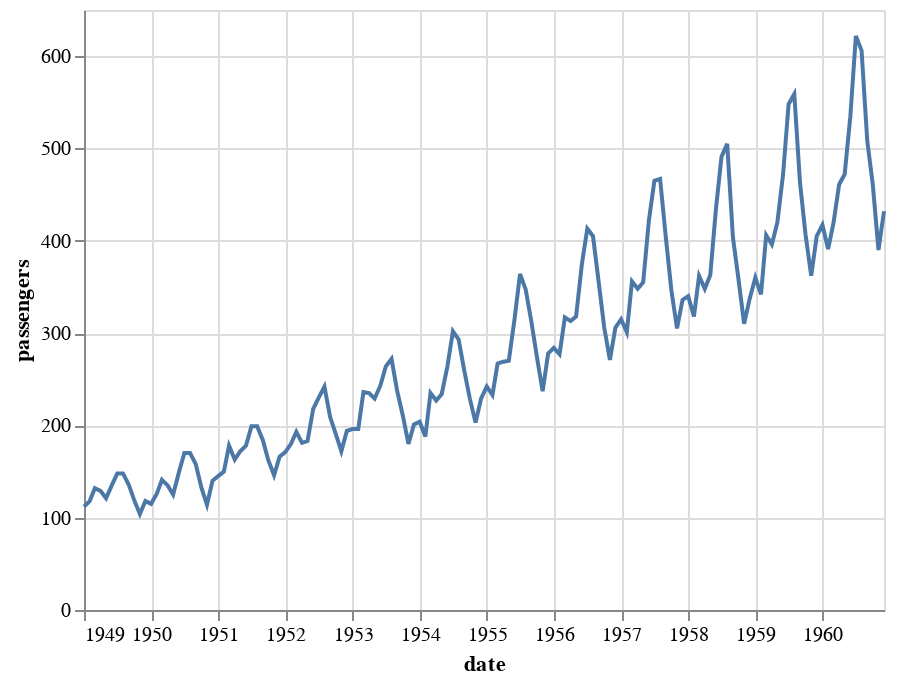

Source (notebook cell):
### Markdown cell above
## Altair line graphs

### Code cell
# Altair simple example
alt.Chart(flights).mark_line().encode(
    x='date',
    y='passengers'
)

### Figure 1 — Vega-Lite specification as saved in the notebook (floating-point values rounded to 4 significant figures; data arrays with more than 128 entries replaced by an {"elided": "..."} marker saying what was removed)
{"config": {"view": {"continuousWidth": 400, "continuousHeight": 300}}, "data": {"name": "data-0ff828e058d6ae7a8230afc573a9f4d9"}, "mark": "line", "encoding": {"x": {"type": "temporal", "field": "date"}, "y": {"type": "quantitative", "field": "passengers"}}, "$schema": "https://vega.github.io/schema/vega-lite/v4.8.1.json", "datasets": {"data-0ff828e058d6ae7a8230afc573a9f4d9": {"elided": "144 records"}}}
